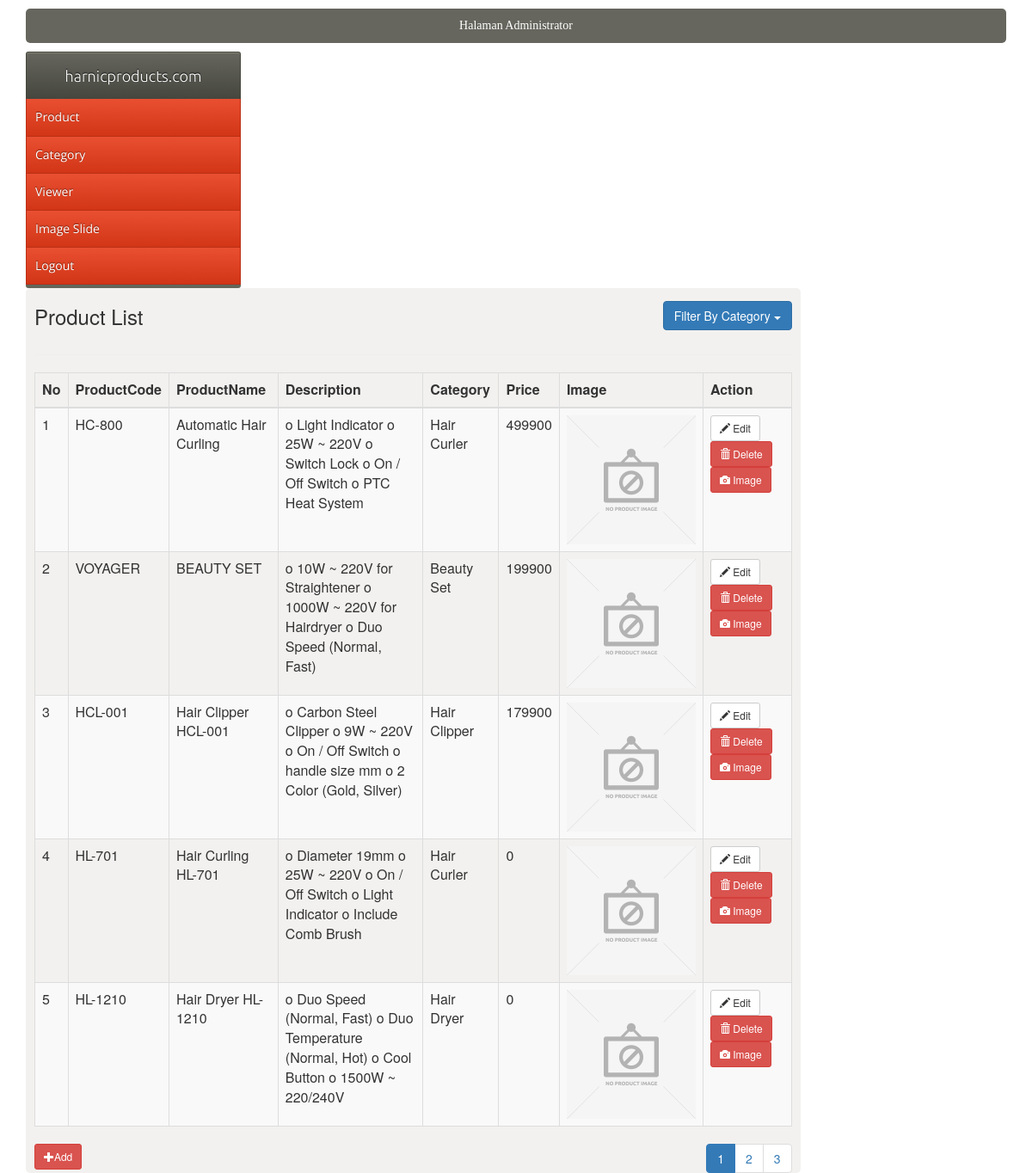
Screenshot of /admin/index.php?hal=filterproduct&kode_divisi=4 (signed in) with the database file from the repository.
### tables this page shows
CREATE TABLE `mstproduk` (
  `produk` int(11) NOT NULL,
  `kategori` int(11) NOT NULL,
  `kodeproduk` varchar(15) NOT NULL,
  `namaproduk` varchar(100) NOT NULL,
  `deskripsi` text NOT NULL,
  `harga` int(11) NOT NULL,
  `gambar1` varchar(100) NOT NULL,
  `gambar2` varchar(100) NOT NULL,
  `gambar3` varchar(100) NOT NULL,
  `gambarbesar` varchar(100) NOT NULL
);

CREATE TABLE `mstkategori` (
  `kategori_id` int(11) NOT NULL,
  `kategori_nama` varchar(100) NOT NULL,
  `kategori_gambar` varchar(255) DEFAULT NULL,
  `kategori_parent` int(11) NOT NULL,
  `kategori_banner` varchar(255) DEFAULT NULL
);

### admin/filterproduct.php (the view, shortened to what this page needs)
<div class="row">
	<div class="col-sm-4">		<h3>Product List</h3>		</div>
	<div class="col-sm-4"></div>
	<div class="col-sm-4 text-right" style="padding-top: 15px">
		<div class="dropdown">
		  <button class="btn btn-primary dropdown-toggle" type="button" data-toggle="dropdown">Filter By Category
		  <span class="caret"></span></button>
		</div>
    </div>
</div>
<hr>
<div class="table-responsive">
	<table class="table table-bordered table-striped table-hover">
		<thead>
			<tr>
				<th>No</th>
				<th>ProductCode</th>
				<th>ProductName</th>
				<th>Description</th>
				<th>Category</th>
				<th>Price</th>
				<th>Image</th>
				<th>Action</th>
			</tr>
		</thead>
		<tbody>
		<?php
 			    include '../config.php';
		$sqlcount ="select count(1) from mstproduk a inner join mstkategori b on a.kategori=b.kategori_id left join mstkategori c on b.kategori_parent=c.kategori_id left join mstkategori d on c.kategori_parent=d.kategori_id where d.kategori_parent='$_GET[kode_divisi]' or d.kategori_id='$_GET[kode_divisi]'";
		$rscount=mysqli_fetch_array(mysqli_query($link,$sqlcount));
		$banyakdata=$rscount[0];
		$page=isset($_GET['page'])? $_GET['page']:1;
		$limit=5;
		$mulai_dari=$limit * ($page-1);
			$query ="select a.*,b.kategori_nama,b.kategori_parent,ifnull((select gambar from imgproduk where produk=a.produk order by kodegambar limit 1),'XX')gambar from mstproduk a inner join mstkategori b on a.kategori=b.kategori_id left join mstkategori c on b.kategori_parent=c.kategori_id left join mstkategori d on c.kategori_parent=d.kategori_id where d.kategori_parent='$_GET[kode_divisi]' or d.kategori_id='$_GET[kode_divisi]' order by namaproduk limit $mulai_dari,$limit";
			$sql=mysqli_query($link,$query);
			$no=($page * $limit)-4;
			while ($data=mysqli_fetch_array($sql)):
			?>
			<tr>
				<td><?php echo $no ?></td>
				<td><?php echo $data['kodeproduk']?></td>
				<td><?php echo $data['namaproduk']?></td>
				<td><?php echo $data['deskripsi']?></td>
				<td><?php echo $data['kategori_nama']?></td>
				<td><?php echo $data['harga']?></td>
				<?php
					$gambar=$data['gambar'];
					if (file_exists('../resource/img/product/'.$gambar)){
					  echo "<td><img src='../resource/img/product/$gambar' width='150' height='150' alt=''/></td>";
					}else{
					  echo "<td><img src='../resource/img/no-product-image.png' width='150' height='150' alt=''/></td>";
					}
				?>
				<td>
					<a href="index.php?hal=editproduk&produk=<?php echo $data['produk'] ?>" class="btn btn-default btn-sm">
						<span class="glyphicon glyphicon-pencil"></span> Edit
                       </a>
                       <a href="index.php?hal=delproduk&produk=<?php echo $data['produk'] ?>" class="btn btn-danger btn-sm" onclick="return confirm('Yakin akan dihapus?')">
                       	<span class="glyphicon glyphicon-trash"></span> Delete
                       </a>
                       <a href="index.php?hal=gambarproduk&produk=<?php echo $data['produk'] ?>" class="btn btn-danger btn-sm">
                       	<span class="glyphicon glyphicon-camera"></span> Image
                       </a>
				</td>
                  </tr>
                  <?php
                  $no++;
               endwhile;
  	            ?>
		</tbody>
	</table>
</div>
	<div class="row">
		<div class="col-xs-6">
               <a href="index.php?hal=addproduk" class="btn btn-danger btn-sm">
                  	<span class="glyphicon glyphicon-plus"></span>Add
               </a>
		</div>
		<div class="col-xs-6 text-right">
                  <?php
                  $totalhal=ceil($banyakdata / $limit);
                  ?>
                  <ul class="pagination" style="margin: 0;">
                  	<?php
                  	  for ($i=1;$i <=$totalhal; $i++):
                  	?>
                  	<?php if ($page != $i): ?>
                  		<li><a href="index.php?hal=filterproduct&kode_divisi=<?=$_GET['kode_divisi']?>&page=<?=$i?>"><?=$i?></a></li>
                  	<?php else: ?>
                  		<li class="active"><a href="#"><?=$i?></a></li>
                  	<?php
                   endif;
  		            endfor;
          		    ?>
          		</ul>
		</div>
	</div>

### rows the page displays
mstproduk: kodeproduk "HC-800", namaproduk "Automatic Hair Curling", deskripsi "o Light Indicator o 25W ~ 220V o Switch Lock o On / Off Switch o PTC Heat System", mstkategori.kategori_nama "Hair Curler", harga "499900"
mstproduk: kodeproduk "VOYAGER", namaproduk "BEAUTY SET", deskripsi "o 10W ~ 220V for Straightener o 1000W ~ 220V for Hairdryer o Duo Speed (Normal, Fast)", mstkategori.kategori_nama "Beauty Set", harga "199900"
mstproduk: kodeproduk "HCL-001", namaproduk "Hair Clipper HCL-001", deskripsi "o Carbon Steel Clipper o 9W ~ 220V o On / Off Switch o handle size mm o 2 Color (Gold, Silver)", mstkategori.kategori_nama "Hair Clipper", harga "179900"
mstproduk: kodeproduk "HL-701", namaproduk "Hair Curling HL-701", deskripsi "o Diameter 19mm o 25W ~ 220V o On / Off Switch o Light Indicator o Include Comb Brush", mstkategori.kategori_nama "Hair Curler", harga "0"
mstproduk: kodeproduk "HL-1210", namaproduk "Hair Dryer HL-1210", deskripsi "o Duo Speed (Normal, Fast) o Duo Temperature (Normal, Hot) o Cool Button o 1500W ~ 220/240V", mstkategori.kategori_nama "Hair Dryer", harga "0"
